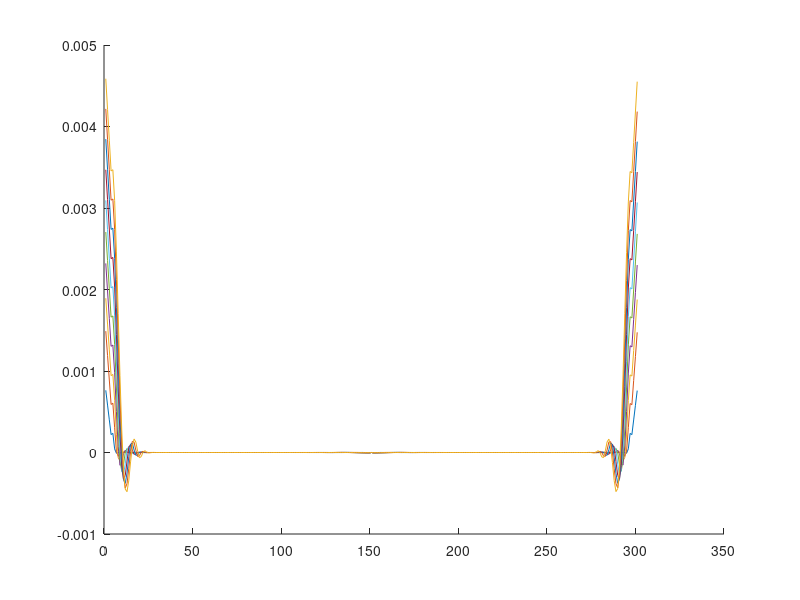

MATLAB code for this plot:
  clear
  clf
  xPts = 301;                                                               % Number of x points. Odd
  dt   = 0.01;                                                              % Time step.
  m    = 1/10;                                                             % Mass density.
  
  %coupled PDE vector
  cVec = [zeros(2*xPts,1); 1];

  % Set force function.
  q    = zeros(xPts, 1);                                                   % No force on most of it.
  q(5) = 0.001;
  q(end-4) = 0.001;
  q((xPts + 1)/2) = -0.002;

  % Difference operator. 
  % Using second order coefficients for second derivative.

  d2Coeffs2 = [0 0 0 1 -2 1 0 0 0];  
  d2Coeffs8 = [-1/560 8/315 -1/5 8/5 -205/72 8/5 -1/5 8/315 -1/560];
  dTwo = zeros(xPts,xPts);

  for count = -4:4
    % Add an offset diagonal matrix for each step to build banded matrix.
    dTwo = dTwo + ...
            d2Coeffs2(count + 5) * diag( ones( 1, xPts - abs(count) ), count);
  end
  dTwo(1,1) = -1;
  dTwo(end,end) = -1;

  E = 1;
  I = [1:2/xPts:2 2-2/xPts:-2/xPts:1].^4;
  EI = diag(E.*I);
  
  %Euler-Bernoulli operator
  EBOp = dTwo*EI*dTwo;
  
  %Make HUGE MATRIX. Presently a huge operator such that 
  %Tbck U(x,t+1) = U(x,t)
%  M1 = -dt^2/m*EBOp+eye(xPts);                                            % map v to v
  
  M1 = eye(xPts);                                                          % map v to v
  M2 = EBOp/m*dt;                                                          % map w to v
  M3 = -(q/m*dt);                                                          % map 1 to v
  M4 = -eye(xPts)*dt;                                                      % map w to w
  M5 = eye(xPts);                                                          % map v to w
  M6 = zeros(xPts,1);                                                      % map 1 to w
  M7 = [zeros(1,2*xPts), 1];                                               % map 1 to 1
  
  Tbck = [M1 M2 M3;...
          M4 M5 M6;...
             M7];
         
 Tfwd = Tbck^(-1);
 
  % Boundary conditions.
  Tfwd((xPts + 1) / 2,:) = 0;
  Tfwd((xPts + 1) / 2,(xPts + 1) / 2) = 1;      %Avoid singular matrix
  Tfwd((3*xPts + 1) / 2,:) = 0;
  Tfwd((3*xPts + 1) / 2,(3*xPts + 1) / 2) = 1;  %Avoid singular matrix
  Tfwd(1:4,:) = 0;
  Tfwd(1:4,5) = 1;                             
  Tfwd(xPts-3:xPts,:) = 0;
  Tfwd(xPts-3:xPts,xPts-4) = 1;
  
  bw = 4;
  for k = 1:bw
  Tfwd(xPts + bw + 1 - k,:) = 0;
  Tfwd(xPts + bw + 1 - k,xPts + bw + 2) = 1-k;
  Tfwd(xPts + bw + 1 - k,xPts + bw + 1) = k;
  Tfwd(end - bw - 1 + k,:) = 0;
  Tfwd(end - bw - 1 + k,end - bw - 2) = 1-k;
  Tfwd(end - bw - 1 + k,end - bw - 1) = k;
  end
  
  Tfwd = Tfwd^2^12;
  % Do similar things for the straight ends.
  % Could use lower order finite difference eqs so only the last few pts

%[v,w](x,t+1) = (I - OPERATOR*dt)^(-1)[v,w](x,t)

  % Invert TOp to get forward time operator

  % Won't bother combining things into a single matrix yet.
  hold off;
  for count = 1:10;
    cVec = Tfwd * cVec;
    hold on;
    plot(cVec(xPts+1:2*xPts));
  end
